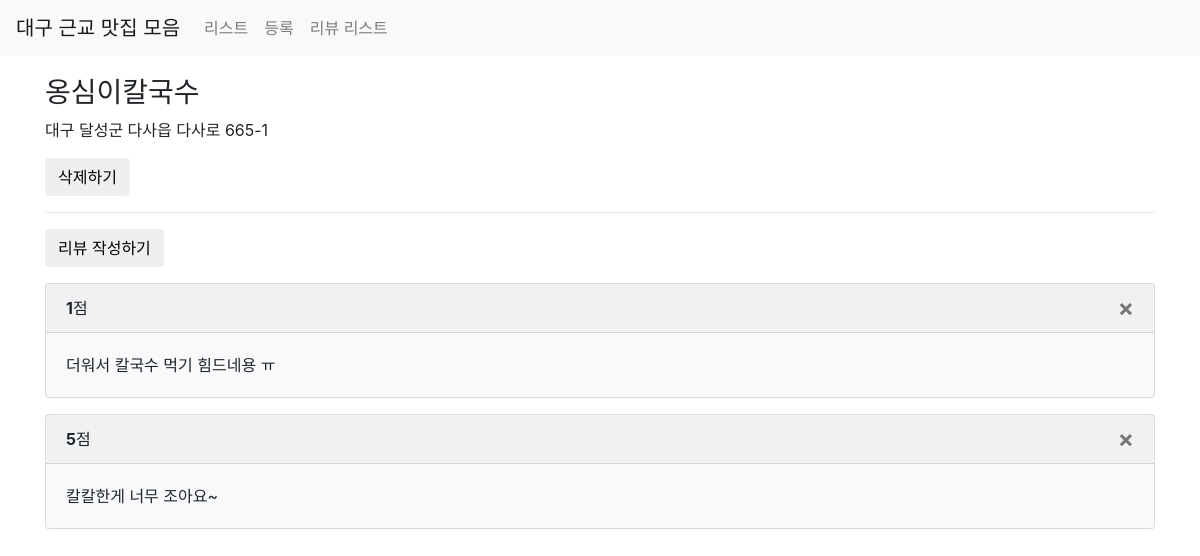
The page /third/restaurant/8/ on the database as committed earlier.
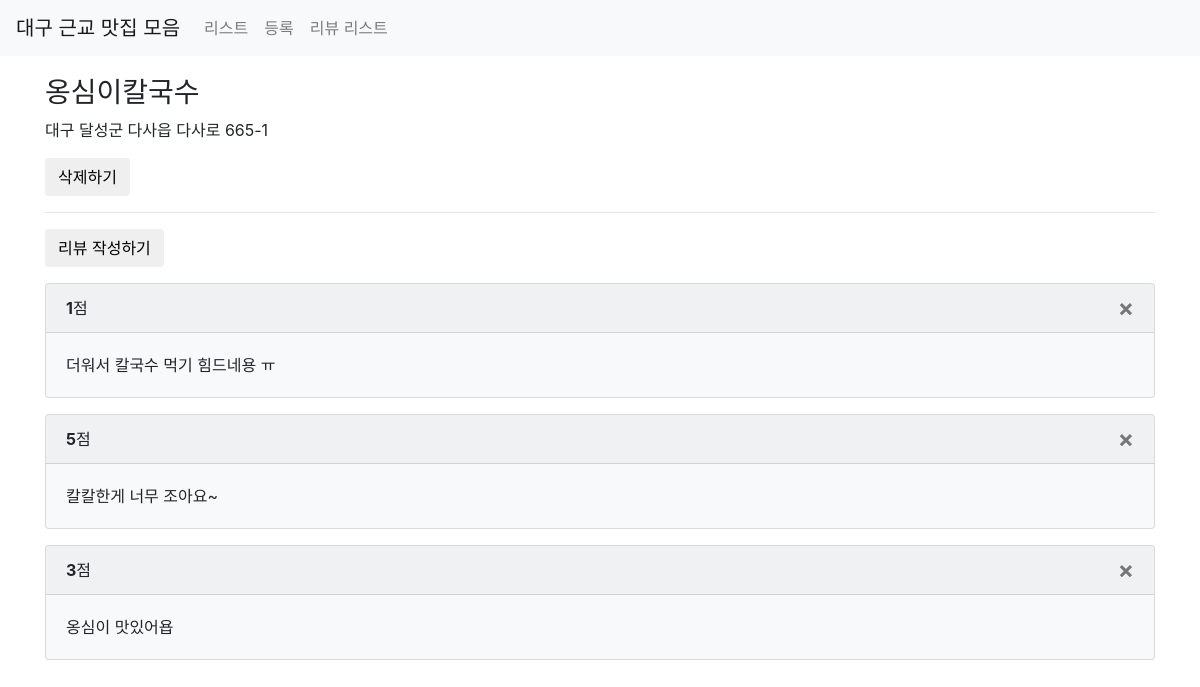
The same page on the database as committed later.
### third/models.py (models this page shows)
class Review(models.Model):
    point = models.IntegerField()
    comment = models.CharField(max_length=500)
    restaurant = models.ForeignKey(Restaurant, on_delete=models.CASCADE) #아이디가 3인 곳에 리뷰 쓰면 이값은 3?

### third/views.py (the view)
# urls.py: path('restaurant/<int:id>/', views.detail, name='restaurant-detail'),
def detail(request, id):
    if 'id' is not None:
        item = get_object_or_404(Restaurant, pk=id)
        reviews = Review.objects.filter(restaurant=item).all()
        return render(request, 'third/detail.html', {'item':item, 'reviews':reviews})
    return HttpResponseRedirect('/third/list/')

### third/templates/third/detail.html
{% extends 'third/base.html' %}
{% load static %}
{% block content %}
<div class="container">
    <div class="row">
        <div class="col-sm-12" style="margin-top:20px">
            <h3>{{ item.name }}</h3>
            <p>
                {{ item.address }}
            </p>
            <p>
                <a href="{% url 'restaurant-delete' id=item.id %}">
                    <button class="btn btn danger">삭제하기</button>
                </a>
            </p>
            <hr/>
            <p>
                <a href="{% url 'review-create' restaurant_id=item.id %}">
                    <button class="btn btn info">리뷰 작성하기</button>
                </a>
            </p>
            {% for review in reviews %}
                <div class="card bg-light mb-3">
                    <div class="card-header">
                        <b>{{ review.point }}</b>점
                        <a href="{% url 'review-delete' restaurant_id=item.id review_id=review.id %}">
                            <button type="button" class="close" aria-label="Close">
                                <span aria-hidden="true">&times;</span>
                            </button>
                        </a>
                    </div>
                    <div class="card-body">
                        <p class="card-text">{{ review.comment }}</p>
                    </div>
                </div>
            {% endfor %}
        </div>
    </div>
</div>
{% endblock %}

Rows that differ between the two databases and show on the page:
added Review: point "3", comment "옹심이 맛있어욥"
